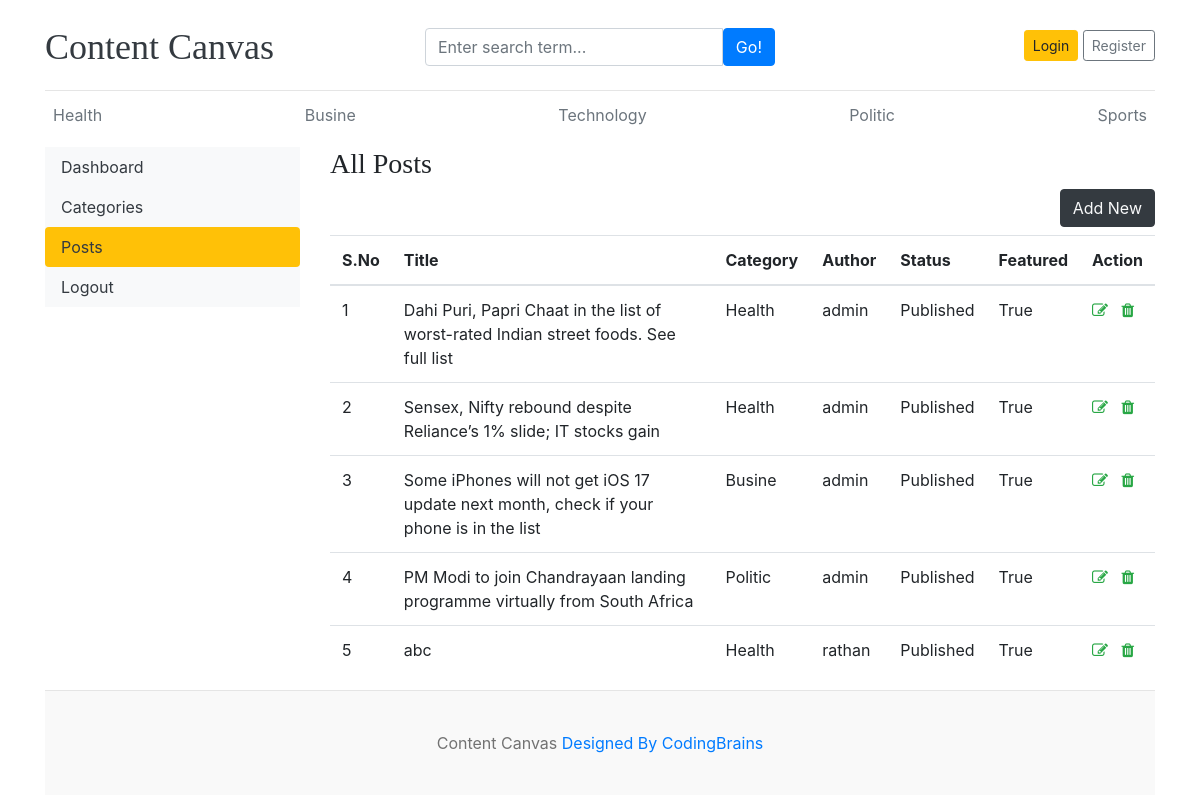
The app's page /dashboard/posts/ with its own data.
### blog/models.py (models this page shows, shortened)
class Category(models.Model):
    category_name=models.CharField(max_length=50,unique=True)
    created_at=models.DateTimeField(auto_now_add=True)
    updated_at=models.DateTimeField(auto_now=True)
    class Meta:
        verbose_name_plural='categories'
    def __str__(self):
        return self.category_name

class Blog(models.Model):
    title=models.CharField(max_length=100)
    slug=models.SlugField(max_length=100)
    category=models.ForeignKey(Category,on_delete=models.CASCADE)
    author=models.ForeignKey(User,on_delete=models.CASCADE)
    featured_image=models.ImageField(upload_to='uploads/%y/%m/%d')
    short_description=models.TextField(max_length=500,default=None)
    blog_body=models.TextField(max_length=2000)
    status=models.CharField(max_length=20,choices=STATUS_CHOICES,default="Draft")
    is_featured=models.BooleanField(default=True)
    created_at=models.DateTimeField(auto_now_add=True)
    updated_at=models.DateTimeField(auto_now=True)

### dashboards/views.py (the view)
# urls.py: path('posts/',views.posts,name='posts'),
def posts(request):
    posts=Blog.objects.all()
    context={
        'posts':posts,
    }
    return render(request,'dashboard/posts.html',context)

### blog/context_processors.py (called while the page is built)
def get_categories(request):
    categories=Category.objects.all()
    return dict(categories=categories)

def get_social_links(request):
    social_links=SocialLink.objects.all()
    return dict(social_links=social_links)

### templates/dashboard/posts.html (shortened to what this page needs)
{% extends 'base.html' %}
{% block content %}
<div class="row">
    {% include "dashboard/sidebar.html" %}
<div class="col-md-9">
    <h3>All Posts</h3>
    <a href="{% url 'add_post' %}" class="btn btn-dark text-light float-right mb-2">Add New</a>
    <table class="table table-hover">
    <thead>
    <tr>
    <th scope="col">S.No</th>
    <th scope="col">Title</th>
    <th scope="col">Category</th>
    <th scope="col">Author</th>
    <th scope="col">Status</th>
    <th scope="col">Featured</th>
    <th scope="col">Action</th>
    </tr>
    <tbody>
        {% for post in posts %}
        <tr>
            <td>{{forloop.counter}}</td>
            <td>{{post.title}}</td>
            <td>{{post.category}}</td>
            <td>{{post.author}}</td>
            <td>{{post.status}}</td>
            <td>{{post.is_featured}}</td>
            <td>
                <a href="{% url 'edit_post' post.id %}"><i class="fa fa-edit text-success"></i></a>
                <a href="{% url 'delete_post' post.id %}"><i class="fa fa-trash text-success"></i></a>
            </td>
        </tr>
        {% endfor %}
    </tbody>
    </thead>
    </table>
</div>
</div>
{% endblock %}

### templates/base.html (shortened to what this page needs)
{% load static %}
<!DOCTYPE html>
<html lang="en">
<head>
    <link href="https://getbootstrap.com/docs/4.0/dist/css/bootstrap.min.css" rel="stylesheet">
    <link href="{% static 'css/cc.css' %}" rel="stylesheet">
    <link rel="stylesheet" href="https://cdnjs.cloudflare.com/ajax/libs/font-awesome/4.7.0/css/font-awesome.min.css">
  </head>
<body>
    <div class="container">
      <header class="blog-header py-3">
        <div class="row flex-nowrap justify-content-between align-items-center">
          <div class="col-4 pt-1">
            <a class="blog-header-logo text-dark" href="/">Content Canvas</a>
          </div>
          <div class="col-4 pt-1">
                <form action={% url "search" %} method="GET">
                <div class="input-group">
                    <input class="form-control" type="text" name="keyword" value="{{keyword}}" placeholder="Enter search term..." aria-label="Enter search term..." aria-describedby="button-search" />
                    <button type="submit" class="btn btn-primary" id="button-search" type="button">Go!</button>
                </div>
              </form>
          </div>
          {% if not user.is_authenticated %}
          <div class="col-4 d-flex justify-content-end align-items-center">
            <a class="btn btn-sm btn-warning" href="{% url 'login' %}">Login</a> &nbsp;
            <a class="btn btn-sm btn-outline-secondary" href="{% url 'register' %}">Register</a>
          </div>
          {% else %}
          <span><a href="{% url 'dashboard' %}">Dashboard</a> <span>
          <span><a href="{% url 'logout' %}"> Logout</a></span>
          {% endif %}
        </div>
      </header>
      <div class="nav-scroller py-1 mb-2">
        <nav class="nav d-flex justify-content-between">
          {% for cat in categories %}
          <a class="p-2 text-muted" href="{% url 'posts_by_category' cat.id %}">{{cat.category_name}}</a>
          {% endfor %}
        </nav>
      </div>
{% block content %}
{% endblock  %}
<footer class="blog-footer">
    <p>Content Canvas  <a href="#">Designed By CodingBrains</a></p>
  </footer>
  </body>
  </html>

### contentcanvas/static/css/cc.css (style rules this page uses)
.blog-header { border-bottom: 1px solid #e5e5e5; }
.blog-header-logo { font-family: "Playfair Display", Georgia, "Times New Roman", serif; font-size: 2.25rem; }
h1, h2, h3, h4, h5, h6 { font-family: "Playfair Display", Georgia, "Times New Roman", serif; }
.blog-footer { padding: 2.5rem 0; color: #727272; text-align: center; background-color: #f9f9f9; border-top: .05rem solid #e5e5e5; }
.blog-footer p:last-child { margin-bottom: 0; }

### records on screen
Category: category_name "Health"
Category: category_name "Busine"
Category: category_name "Technology"
Category: category_name "Politic"
Category: category_name "Sports"
Blog: title "Dahi Puri, Papri Chaat in the list of worst-rated Indian street foods. See full list", category "Health", author "admin", status "Published", is_featured "True"
Blog: title "Sensex, Nifty rebound despite Reliance’s 1% slide; IT stocks gain", category "Health", author "admin", status "Published", is_featured "True"
Blog: title "Some iPhones will not get iOS 17 update next month, check if your phone is in the list", category "Busine", author "admin", status "Published", is_featured "True"
Blog: title "PM Modi to join Chandrayaan landing programme virtually from South Africa", category "Politic", author "admin", status "Published", is_featured "True"
Blog: title "abc", category "Health", author "rathan", status "Published", is_featured "True"
